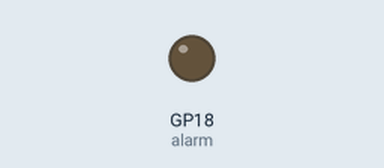
Simulated run of this program. Board: Raspberry Pi Pico running MicroPython. On the bench: output pins drawn as LEDs (lit = HIGH). Values from a settings file that is not in the repository are placeholders; what the program prints to the serial console is not drawn.

Above: at 0.1 s.
Timing chart, 0 to 1.6 s (numbered marks = the images above):
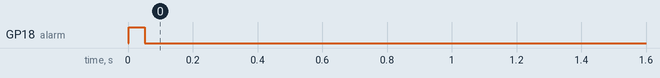

The program:

BMMR_CL24_pir_ifttt_1_1.py
```python
# Hardware platform: Pico W & Pico_
# Author : JC Santamaria
# Date : 2023 - 9 -16
# Goal : CL24 Enviar un email de alarma si hay un intruso
# Learning Target : Ver la integracion con IFTTT webhooks
# Ref : https://docs.sunfounder.com/projects/kepler-kit/en/latest/pyproject/py_pir.html
# Ref2: https://docs.sunfounder.com/projects/kepler-kit/en/latest/iotproject/3.ifttt_mail.html
# sunfounder version -> 1.1 : re-armado de la alarma y no un simple reset + visualuzacion de texto de respuesta

# Informative block - start
p_ucontroler = "Pico W only"
p_keyOhw = " PIR 3.3 volt on GPIO17 + buzzer GPIO16 + reset button GPIO18"
# tiempo de bloqueo 2 segundos , tiempo de retardo 2 segundos
p_project = "PIR+buzzer -> by IFTTT send an e-mail"
p_version = "1.1"
print(f"Microcontroler: {p_ucontroler} - Key other HW : {p_keyOhw}")
print(f"Program: {p_project} - Version: {p_version}")
# Informative block - end

import machine
import utime
import urequests
from secrets import *
from do_connect import *

# 0- Creamos 3 objetos PIN : PIR, botón, Buzzer ( +led)
# Declaro los pines que tiene funciones & inicializo valiable global manejada por irq
pir_sensor = machine.Pin(17, machine.Pin.IN)
alarm = machine.Pin(18, machine.Pin.OUT)
boton_reset=machine.Pin(16,machine.Pin.IN)

# 0.1 Inicializacion de variables
# inicializo valiable global manejada por irq + el mensaje de la API IFTTT
event='CMM_PIR_alarma'
message=f"https://maker.ifttt.com/trigger/{event}/with/key/{secrets['webhooks_key']}"
warn_flag=False

alarm.high() # Un pitido al inicio, para indicar inicio
utime.sleep_ms(50)
alarm.low()

# 0.2 Conecto al wifi
do_connect()

# START FUNCTION DEFINITION
# F.1 Int-handler -Función si salta PIR => flag alarma YES
def movimiento_detectado(pin):
    # respuesta = urequests.post(message) da igual GET o POST
    respuesta = urequests.get(message) # dispara el webhook
    print(respuesta.reason, respuesta.text)
    global warn_flag
    warn_flag=True
    print('¡Intruso!!')
    pir_sensor.irq(handler=None) # DESACTIVA LA INTERRUPCION UNA VEZ SATADA LA ALARMA

# F.2 Int-handler Función reset Alarma => flag alarma NO
def reset_alarma(pin):
    global warn_flag
    warn_flag=False
    pir_sensor.irq(trigger=machine.Pin.IRQ_RISING, handler=movimiento_detectado) # ARMA LA ALARMA DE NUEVO
    print("Alarma re-armada")

# END FUNCTION DEFINITION

# 1 - Set interrupción PIR & Set interrupción Boton reset
# DEFINO LAS INTERRUPCIONES DE pir Y BOTON DE RESET
boton_reset.irq(trigger=machine.Pin.IRQ_RISING, handler=reset_alarma)
pir_sensor.irq(trigger=machine.Pin.IRQ_RISING, handler=movimiento_detectado)

# 2- Bucle infinito
while True:
    if warn_flag==True: # 2.1 Si flag Alarma YES => PIN  buzzer = 1 => Sonar buzzer Lucir LED
        alarm.toggle()
        utime.sleep_ms(50)
        alarm.toggle()
    else:
        alarm.off() # 2.1 Si flag Alarma NO => PIN  buzzer = 0
        
```
